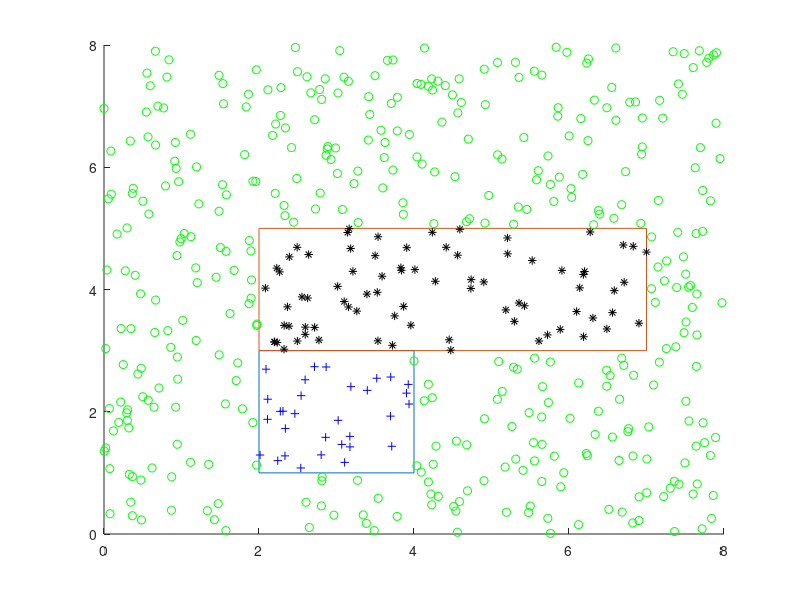
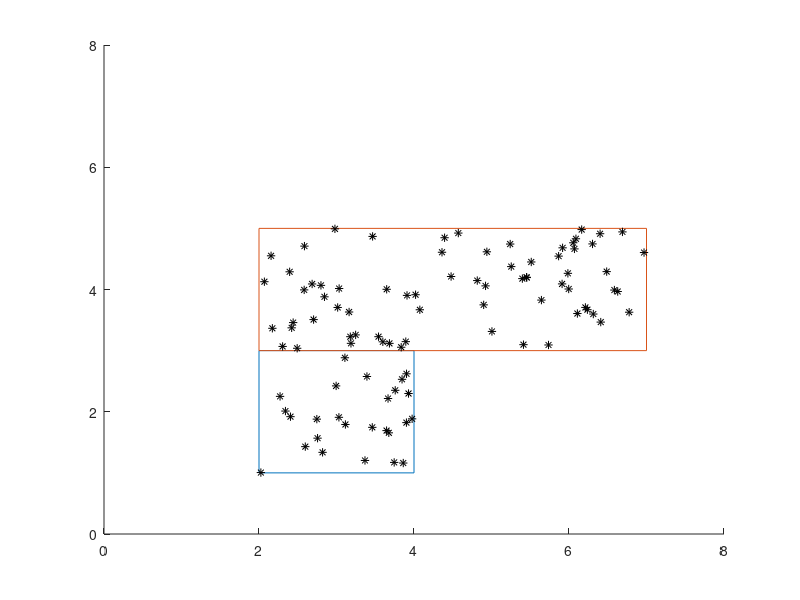

These charts were generated, in order, by the following MATLAB code:
clc; close all; clear all;
% set random seed
rng(sum('MarkRobinson'));
% coordinates of the rectangle C1
xa=2; xb=4; ya=1; yb=3;     
% coordinates of the rectangle C2
xa2=2; xb2=7; ya2=3; yb2=5;
hold on; 
% draw rectangle C1
plot([xa xb xb xa xa],[ya ya yb yb ya],'-');
% draw rectangle C2
plot([xa2 xb2 xb2 xa2 xa2],[ya2 ya2 yb2 yb2 ya2],'-');

% generate positive and negative examples
% no of data points
N=500;
% store coordinates for each point
ds=zeros(N,2); 
% store our labels
ls=zeros(N,1);

% create N random variables and generate population
for i=1:N

x=rand(1,1)*8; 
y=rand(1,1)*8;
ds(i,1)=x; 
ds(i,2)=y;
% +ve if falls in the rectangle, -ve otherwise
% within the bounds of rectangle 1
if ((x > xa) && (y > ya) && (y < yb) && ( x < xb)) 
    ls(i)=1;
    plot(x,y,'b+'); 
% within the bounds of rectangle 2
elseif ((x > xa2) && (y > ya2) && (y < yb2) && ( x < xb2)) 
    ls(i)=2; 
    plot(x,y,'k*');
% not within either rectangle (does not belong to a class)
else
    ls(i)=0;
    plot(x,y,'go'); 
end;
end;

hold off;
% get the indices for each class
i1 = find(ls==1);
i2 = find(ls==2);
% calculate the prior for each class: P(Ci)
prior1 = length(i1)/(N);
prior2 = length(i2)/(N);
% get the coordinates for each point in class 1
x1 = ds(i1,1);
y1 = ds(i1,2);
% get the coordinates for each point in class 2
x2 = ds(i2,1);
y2 = ds(i2,2);
% calculate the mean for class 1
m1 = mean([x1 y1]);
% calculate the mean for class 2
m2 = mean([x2 y2]);
% calculate the covariance for class 1
c1 = cov([x1 y1]);
% calculate the covariance for class 2
c2 = cov([x2 y2]);

figure(2)
hold on
plot([xa xb xb xa xa],[ya ya yb yb ya],'-');
% draw rectangle C2
plot([xa2 xb2 xb2 xa2 xa2],[ya2 ya2 yb2 yb2 ya2],'-');
% create new population. this time we will use multivarian distribution to
% figure out which class each point belongs to
for i=1:N
x=rand(1,1)*8; 
y=rand(1,1)*8;
if (((x > xa) && (y > ya) && (y < yb) && ( x < xb)) || ((x > xa2) && (y > ya2) && (y < yb2) && ( x < xb2)))
    % calculate the posterior density for class 2 assuming normal
    % distribution
    pdf1 = mvnpdf([x y],m1,c1);
    % calculate the probability that the point lies in class 1
    p1 = pdf1*prior1;
    % calculate the posterior density for class 2 assuming normal
    % distribution
    pdf2 = mvnpdf([x y],m2,c2)*prior2;
    % calculate the probability that the point lies in class 2
    p2 = pdf2*prior2;
    % calculate posterior
    post1 = p1/p2;
    post2 = p2/p1;
    %linear discriminant functions
    lg1 = -(1/2)*log(abs(c1))-(1/2)*inv(c1)*([x y]-m1).'*([x y]-m1)+log(prior1);
    lg2 = -(1/2)*log(abs(c2))-(1/2)*inv(c2)*([x y]-m2).'*([x y]-m2)+log(prior2);
    % quadratic discriminant functions
    qg1 = -(1/2)*log(abs(c1))-(1/2)*((inv(c1)*[x y].'*[x y])-(2*inv(c1)*[x y].'*m1)+(inv(c1)*m1.'*m1))+log(prior1)
    qg2 = -(1/2)*log(abs(c2))-(1/2)*((inv(c2)*[x y].'*[x y])-(2*inv(c2)*[x y].'*m1)+(inv(c2)*m1.'*m1))+log(prior2);
    
    % point belongs to class 1
    if (qg1 >= qg2)
        plot(x,y,'b+');
        xlim([0 8]);
        ylim([0 8]);
        % point belongs to class 2
    else
        plot(x,y,'k*');
        xlim([0 8]);
        ylim([0 8]);
    end
end
end
hold off;